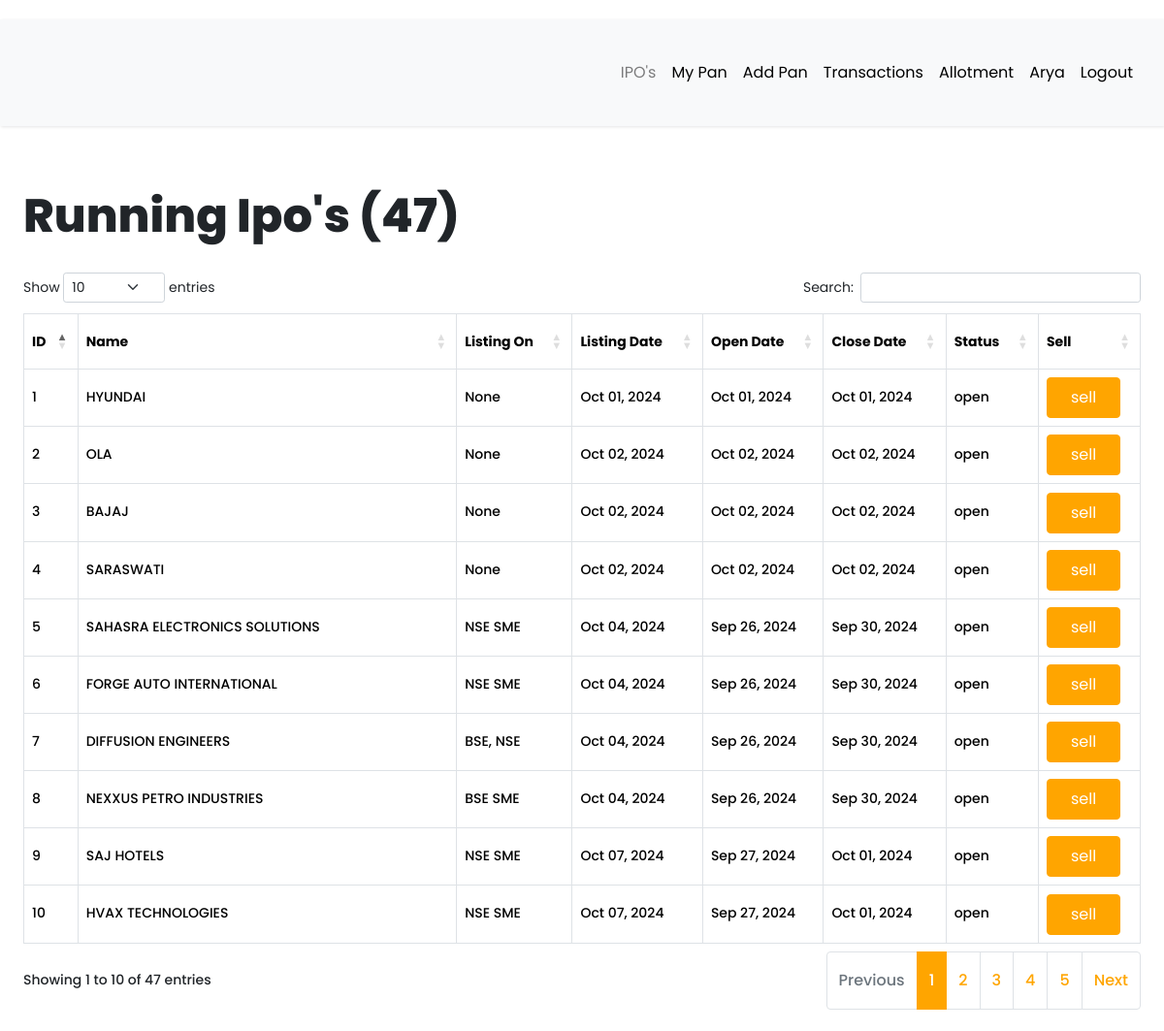
The page /view-product (signed in) on the database its author committed.
### app/models.py (models this page shows, shortened)
class User(db.Model, UserMixin):
    __tablename__ = "user"
    id = db.Column(db.Integer, primary_key=True)
    first_name = db.Column(db.String(64), index=True, default="First Name", nullable=False)
    last_name = db.Column(db.String(64), index=True, nullable=True)
    username = db.Column(db.String(64), index=True, unique=True, nullable=False)
    email = db.Column(db.String(128), index=True, nullable=False)
    password_hash = db.Column(db.String(128))
    confirm_password = db.Column(db.String(128))
    phone_number = db.Column(db.String(20), nullable=False, unique = True)
    verification_phone = db.Column(db.String(20))
    active = db.Column(db.Boolean, nullable=False, default=True)
    delete_account = db.Column(db.Boolean, default=False)
    registered_at = db.Column(db.DateTime, default=datetime.utcnow, nullable=False)
    emails = db.relationship("Email", backref="author", lazy="dynamic")
    type = db.Column(db.String(64))
    __mapper_args__ = {"polymorphic_identity": "user", "polymorphic_on": "type"}
    @property
    def is_active(self):
        return self.active

class IPO(db.Model):
    __tablename__ = 'ipos'
    id = db.Column(db.Integer, primary_key=True)
    name = db.Column(db.String(255), nullable=False, unique=True, name='uq_ipo_name')
    price = db.Column(db.String(255), nullable=True)
    issue_size = db.Column(db.String(255), nullable=True)
    lot_size = db.Column(db.String(255), nullable=True)
    open_date = db.Column(db.DateTime, nullable=True)
    close_date = db.Column(db.DateTime, nullable=True)
    listing_date = db.Column(db.DateTime, nullable=True)
    listing_at = db.Column(db.String(255), nullable=True)
    status = db.Column(db.String(255), nullable=True)

### app/routes.py (the view)
@app.route("/view-product")
@login_required
def view_product():  # Testing Feature
    try:
        if session.get("temp_details") is not None:
            session.pop("temp_details", None)
            print("Session pop")
        if current_user.is_authenticated:
            products = IPO.query.all()
            view_products = len(products)
            status_priority = {"open": 1, "closed": 2, "listed": 3}
            products.sort(
                key=lambda x: (status_priority.get(x.status, 4), x.listing_date)
            )
            return render_template(
                "Product/all_products.html",
                title="Running Ipo's ",
                products=products,
                view_products=view_products,
            )
        else:
            return flash_message()
    except Exception as e:
        print(f"An error occurred: {str(e)}")
        return f"Error : {e}", 400

### app/models.py (called while the page is built)
@login.user_loader
def load_user(id):
    return User.query.get(int(id))

### app/templates/Product/all_products.html (shortened to what this page needs)
{% extends 'base.html' %}
{% block current_user_content %}
<div class="container-fluid content">
    <div class="row">
        <div class="col-md-12">
            <h1 class="mt-4 mb-4">{{ title }} ({{ view_products }})</h1>
        </div>
    </div>
    <div class="row products">
        <div class="col-md-12">
            <div class="table-responsive">
                <table id="data" class="table table-hover table-bordered">
                    <thead>
                        <tr>
                            <th>ID</th>
                            <th>Name</th>
                            <th>Listing On</th>
                            <th>Listing Date</th>
                            <th>Open Date</th>
                            <th>Close Date</th>
                            <th>Status</th>
                            {% if current_user.type == "seller" %}
                            <th>Sell</th>
                            {% endif %}
                        </tr>
                    </thead>
                    <tbody>
                        {% for product in products %}
                        <tr>
                            <td>{{ loop.index }}</td>
                            {% if current_user.type == "seller" %}
                            <td> {{ product.name.upper() }}</td>
                            {% elif current_user.type == "buyer" or current_user.type == "admin" %}
                            <td> <a href="{{ url_for('seller_transaction', product_id=product.id) }}">{{ product.name.upper() }}</a></td>
                            {% endif %}
                            <td>{{ product.listing_at}}</td>
                            <td>{{product.listing_date.strftime('%b %d, %Y')}}</td>
                            <td>{{product.open_date.strftime('%b %d, %Y')}}</td>
                            <td>{{product.close_date.strftime('%b %d, %Y')}}</td>
                            <td>{{ product.status }}</td>
                            {% if current_user.type == "seller" %}
                            {% if product.status != 'complete' %}
                            <td>
                                    <a href="{{ url_for('add_details', product_id=product.id) }}" class="btn btn-primary">sell</a>
                            </td>
                            {% else %}
                            <td style="justify-content: center;">
                            <p> - </p>
                            </td>
                            {% endif %}
                            {% endif %}
                        </tr>
                        {% endfor %}
                    </tbody>
                </table>
            </div>
        </div>
    </div>
</div>
{% endblock %}

### app/templates/base.html (shortened to what this page needs)
<!DOCTYPE html>
<html lang="eng">
<head>
  <link rel="stylesheet" href="https://cdnjs.cloudflare.com/ajax/libs/intl-tel-input/16.0.4/css/intlTelInput.css">
  <link rel="stylesheet" type="text/css" href="https://cdn.datatables.net/1.10.25/css/dataTables.bootstrap5.css">
  <link rel="stylesheet" href="{{ url_for('static', filename='css/navbar.css') }}">
  {% if current_user.is_authenticated %}
  <link rel="stylesheet" type="text/css" href="{{ url_for('static', filename='css/custom_current_user.css') }}"
    alt="52 Not available at this momoent">
  <link href="https://cdn.jsdelivr.net/npm/bootstrap@5.3.3/dist/css/bootstrap.min.css" rel="stylesheet"
>
  <link rel="stylesheet" href="{{ url_for('static', filename='css/main.css') }}">
  <link rel="stylesheet"
    href="https://cdnjs.cloudflare.com/ajax/libs/malihu-custom-scrollbar-plugin/3.1.5/jquery.mCustomScrollbar.min.css">
  {% endif %}
</head>
<body>
    {% if current_user.is_authenticated %}
    {% if current_user.is_active %}
    <div class="wrapper">
      <div id="content">
        <nav class="navbar navbar-expand-lg navbar-light bg-light">
          <div class="container-fluid">
            {% if current_user.type == "seller" %}
            <div class="collapse navbar-collapse" id="navbarSupportedContent">
              <ul class="nav navbar-nav ms-auto">
                <li class="nav-item">
                  <a class="nav-link {{ 'link_disabled' if request.endpoint == 'view_product' else '' }}"
                    href="{{ url_for('view_product') }}" alt="459 Not available at this moment">IPO's</a>
                </li>
                <li class="nav-item">
                  <a class="nav-link {{ 'link_disabled' if request.endpoint == 'all_pan' else '' }}"
                    href="{{ url_for('all_pan') }}" alt="459 Not available at this moment">My Pan</a>
                </li>
                <li class="nav-item">
                  <a class="nav-link {{ 'link_disabled' if request.endpoint == 'add_pan' else '' }}"
                    href="{{ url_for('add_pan') }}" alt="459 Not available at this moment">Add Pan</a>
                </li>
                <li class="nav-item">
                  <a class="nav-link {{ 'link_disabled' if request.endpoint == 'all_transaction' else '' }}"
                    href="{{ url_for('all_transaction') }}" alt="459 Not available at this moment">Transactions</a>
                </li>
                <li class="nav-item">
                  <a class="nav-link {{ 'link_disabled' if request.endpoint == 'checking_allotment' else '' }}"
                    href="{{ url_for('checking_allotment') }}" alt="459 Not available at this moment">Allotment</a>
                </li>
                <li class="nav-item ">
                  <a class="nav-link {{ 'link_disabled' if request.endpoint == 'dashboard' else '' }}"
                    href="{{ url_for('dashboard') }}" alt="459 Not available at this moment">{{ current_user.username
                    }}</a>
                </li>
                <li class="nav-item">
                  <a class="nav-link {{ 'link_disabled' if request.endpoint == 'logout' else '' }}"
                    href="{{ url_for('logout') }}" alt="459 Not available at this moment">Logout</a>
                </li>
              </ul>
            </div>
            {% endif %}
        </nav>
        {% block current_user_content %}
        {% endblock %}
      </div>
    </div>
    {% endif %}
    {% endif %}
</body>
</html>

### app/static/css/navbar.css (style rules this page uses)
:root { --default-primary: #90f188; --default-secondary: #0f1d07; --container-gutter: clamp(2.5rem, 2.6455026455vw, 3.325rem); --theme-primary: var(--default-primary); --theme-secondary: var(--default-secondary); }

### app/static/css/custom_current_user.css (style rules this page uses)
body { font-family: 'Poppins', sans-serif; background: #fafafa; }
a, a:hover, a:focus { color: inherit; text-decoration: none; transition: all 0.3s; }
.navbar { padding: 15px 10px; background: #fff; border: none; border-radius: 0; margin-bottom: 40px; box-shadow: 1px 1px 3px #0000001a; }
.wrapper { display: flex; width: 100%; }
#content { width: calc(100%); padding-top: 20px; padding-bottom: 20px; min-height: 100vh; transition: all 0.3s; position: absolute; top: 0; right: 0; }
.link_disabled { pointer-events: none; color: currentColor; cursor: not-allowed; opacity: 0.5; text-decoration: none; }
.btn { display: inline-block; font-weight: 400; line-height: 0.5; color: #575555; text-align: center; text-decoration: none; vertical-align: middle; cursor: pointer; -webkit-user-select: none; -moz-user-select: none; -ms-user-select: none; user-select: none; background-color: #c2c2c2; border: 1px solid transparent; padding: 0.8rem 0.8rem; font-size: 1.1em; border-radius: 0.25rem; transition: color 0.15s ease-in-out, background-color 0.15s ease-in-out, border-color 0.15s ease-in-out, box-shadow 0.15s ease-in-out; }

### rows shown on the page
User: username "Arya"
IPO: name "HYUNDAI", listing_at "None", listing_date "Oct 01, 2024", open_date "Oct 01, 2024", close_date "Oct 01, 2024", status "open"
IPO: name "OLA", listing_at "None", listing_date "Oct 02, 2024", open_date "Oct 02, 2024", close_date "Oct 02, 2024", status "open"
IPO: name "BAJAJ", listing_at "None", listing_date "Oct 02, 2024", open_date "Oct 02, 2024", close_date "Oct 02, 2024", status "open"
IPO: name "SARASWATI", listing_at "None", listing_date "Oct 02, 2024", open_date "Oct 02, 2024", close_date "Oct 02, 2024", status "open"
IPO: name "SAHASRA ELECTRONICS SOLUTIONS", listing_at "NSE SME", listing_date "Oct 04, 2024", open_date "Sep 26, 2024", close_date "Sep 30, 2024", status "open"
IPO: name "FORGE AUTO INTERNATIONAL", listing_at "NSE SME", listing_date "Oct 04, 2024", open_date "Sep 26, 2024", close_date "Sep 30, 2024", status "open"
IPO: name "DIFFUSION ENGINEERS", listing_at "BSE, NSE", listing_date "Oct 04, 2024", open_date "Sep 26, 2024", close_date "Sep 30, 2024", status "open"
IPO: name "NEXXUS PETRO INDUSTRIES", listing_at "BSE SME", listing_date "Oct 04, 2024", open_date "Sep 26, 2024", close_date "Sep 30, 2024", status "open"
IPO: name "SAJ HOTELS", listing_at "NSE SME", listing_date "Oct 07, 2024", open_date "Sep 27, 2024", close_date "Oct 01, 2024", status "open"
IPO: name "HVAX TECHNOLOGIES", listing_at "NSE SME", listing_date "Oct 07, 2024", open_date "Sep 27, 2024", close_date "Oct 01, 2024", status "open"

### other values the page prints
{{ title }} "Running Ipo's"
{{ view_products }} "47"
